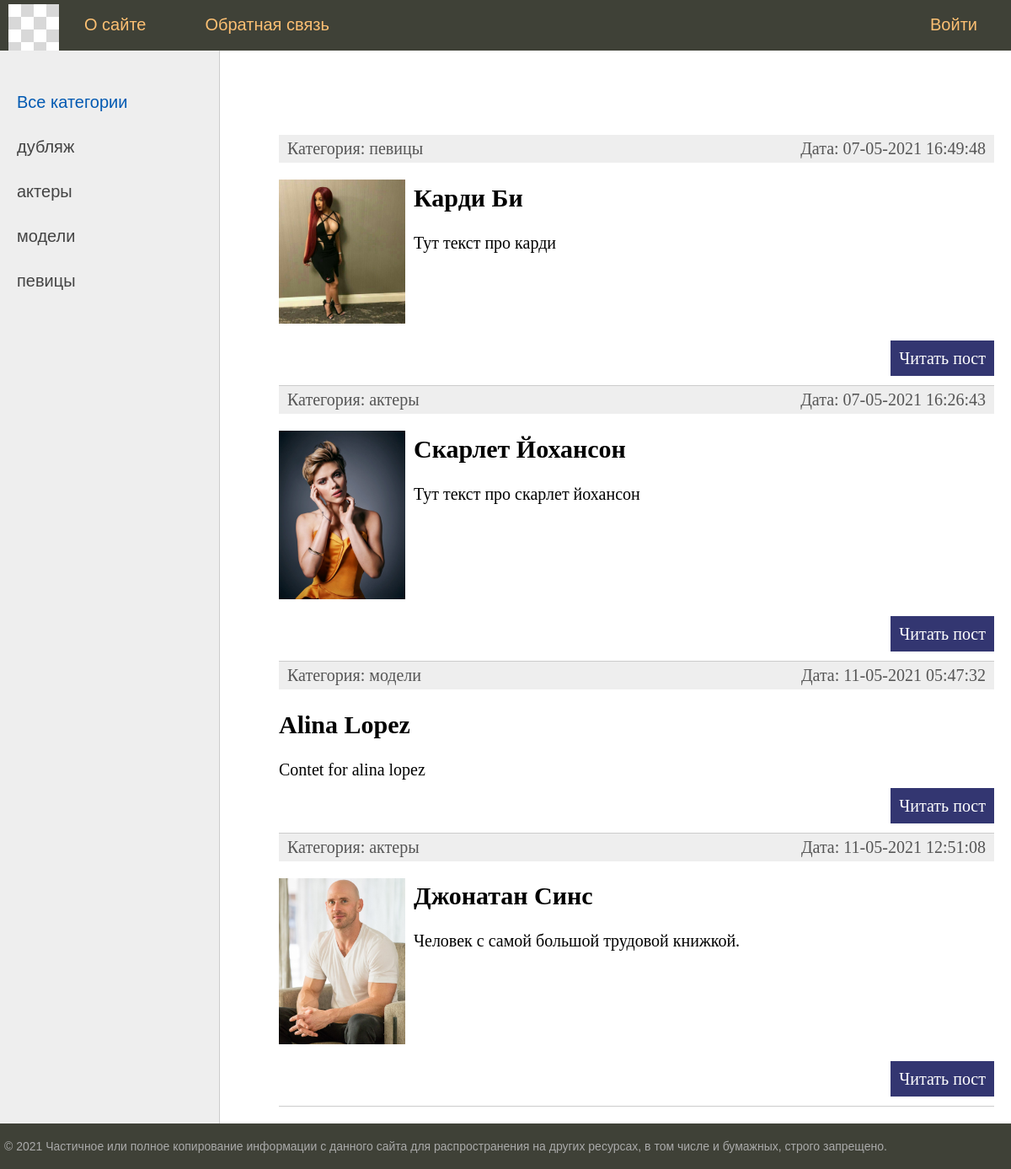
Before: / with the older database file.
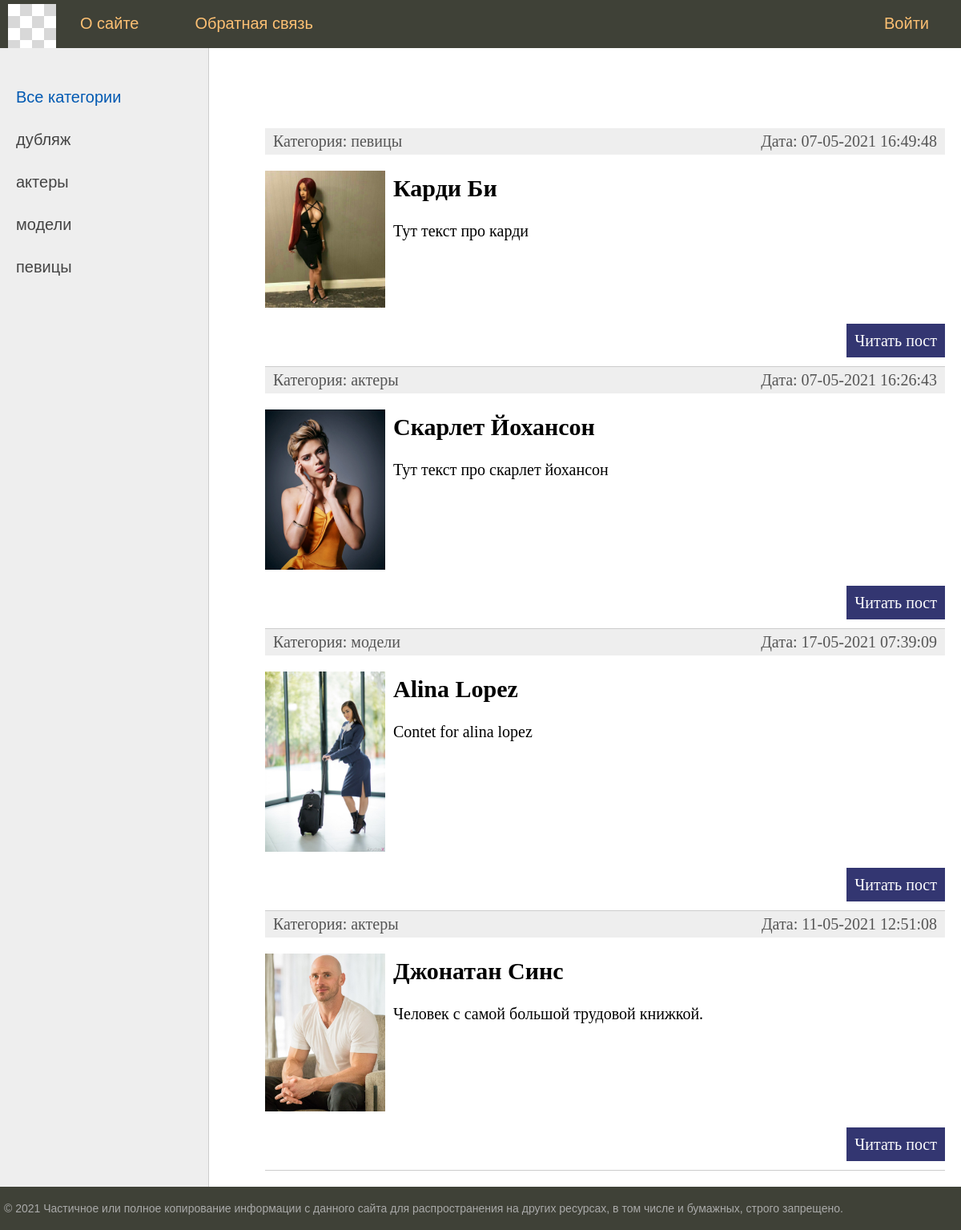
After: the same page with the newer database file.
### substation/models.py (models this page shows, shortened)
class Testing(models.Model):
    title = models.CharField(max_length=255, verbose_name='Заголовок')
    slug = models.SlugField(max_length=255, unique=True, db_index=True, verbose_name="URL")
    content = models.TextField(blank=True)
    photo = models.ImageField(upload_to="photos/%y/%m/%d/", verbose_name='Фотография')
    time_create = models.DateTimeField(auto_now_add=True, verbose_name='Время создания')
    time_update = models.DateTimeField(auto_now=True, verbose_name='Время обновления')
    is_published = models.BooleanField(default=True, verbose_name='Опубликовано')
    cat = models.ForeignKey('Category', on_delete=models.PROTECT, null=True, verbose_name='Категория')
    def get_absolute_url(self):
        return reverse('post', kwargs={'post_slug': self.slug})
    class Meta:
        verbose_name = 'Известные женщины'
        verbose_name_plural = 'Известные женщины'
        ordering = ['time_create', 'title']

class Category(models.Model):
    name = models.CharField(max_length=255, db_index=True, verbose_name="Категория")
    slug = models.SlugField(max_length=255, unique=True, db_index=True, verbose_name="URL")
    def __str__(self):
        return self.name
    def get_absolute_url(self):
        return reverse('category', kwargs={'cat_slug': self.slug})
    class Meta:
        verbose_name = 'Категория'
        verbose_name_plural = 'Категории'
        ordering = ['id', 'name']

### substation/views.py (the view)
# urls.py: path('', TestingHome.as_view(), name="home"),
class TestingHome(DataMixin, ListView):
    model = Testing
    template_name = 'substation/index.html'
    context_object_name = 'posts'
    def get_context_data(self, *, object_list=None, **kwargs):
        context = super().get_context_data(**kwargs)
        c_def = self.get_user_context(title='Главная страница')
        context = dict(list(context.items()) + list(c_def.items()))
        return context
    def get_queryset(self):
        return Testing.objects.filter(is_published=True)

### substation/utils.py (called while the page is built)
    def get_user_context(self, **kwargs):
        context = kwargs
        cats = Category.objects.all()
        user_menu = menu.copy()
        if not self.request.user.is_authenticated:
            user_menu.pop(1)
        context['menu'] = user_menu
        context['cats'] = cats
        if 'cat_selected' not in context:
            context['cat_selected'] = 0
        return context

### templates/substation/index.html (shortened to what this page needs)
{% extends 'substation/base.html' %}
{% block content %}
<ul class="list-articles">
	{% for p in posts %}
        <li>
            <div class="article-panel">
                <p class="first">Категория: {{ p.cat }}</p>
                <p class="last">Дата: {{ p.time_update|date:"d-m-Y H:i:s" }}</p>
            </div>
        {% if p.photo %}
            <p><img class="img-article-left thumb" src="{{ p.photo.url }}"></p>
        {% endif %}
        <h2>{{p.title}}</h2>
	{% autoescape on %}
	{{p.content|linebreaks|truncatewords:50}}
	{% endautoescape %}
			<p class="link-read-post"><a href="{{ p.get_absolute_url }}">Читать пост</a></p>
        </li>
	{% endfor %}
</ul>
{% endblock %}

### templates/substation/base.html (shortened to what this page needs)
{% load static %}
{% load testing_tags %}
<!DOCTYPE html>
<html>
<head>
	<link type="text/css" href="{% static 'substation/css/styles.css' %}" rel="stylesheet" />
</head>
<body>
<table class="table-page" border=0 cellpadding="0" cellspacing="0">
<tr><td valign=top>
<div class="header">
    <ul id="mainmenu" class="mainmenu">
    <li class="logo"><a href="{% url 'home' %}"><div class="logo"></div></a></li>
        {% block mainmenu %}
        {% for m in menu %}
            {% if not forloop.last %}
                    <li><a href="{% url m.url_name %}">{{m.title}}</a></li>
            {% else %}
                    <li class="last"><a href="{% url m.url_name %}">{{m.title}}</a></li>
            {% endif %}
        {% endfor %}
        {% endblock mainmenu %}
    </ul>
</div>
<table class="table-content" border=0 cellpadding="0" cellspacing="0">
<tr>
	<td valign="top" class="left-chapters">
	<ul id="leftchapters">
        {% if cat_selected == 0 %}
            <li class="selected">Все категории</li>
        {% else%}
            <li class="selected"><a href="{% url 'home' %}">Все категории</a></li>
        {% endif %}
        {% for c in cats %}
            {% if c.pk == cat_selected %}
                <li class="selected">{{ c.name }}</li>
            {% else %}
                <li><a href="{{ c.get_absolute_url }}">{{ c.name }}</a></li>
            {% endif %}
        {% endfor %}
	</ul>
</td>
<td valign="top" class="content">
	<div class="content-text">
{% block content %}
{% endblock %}
	</div>
</td></tr></table>
</td></tr>
<tr><td valign=top>
	<div id="footer">
		<p>&copy; 2021 Частичное или полное копирование информации с данного сайта для распространения на других ресурсах, в том числе и бумажных, строго запрещено.</p>
	</div>
</td></tr></table>
</body>
</html>

Changed rows visible on the page:
changed Testing "Alina Lopez": time_update "11-05-2021 05:47:32" → "17-05-2021 07:39:09"; photo: picture added
